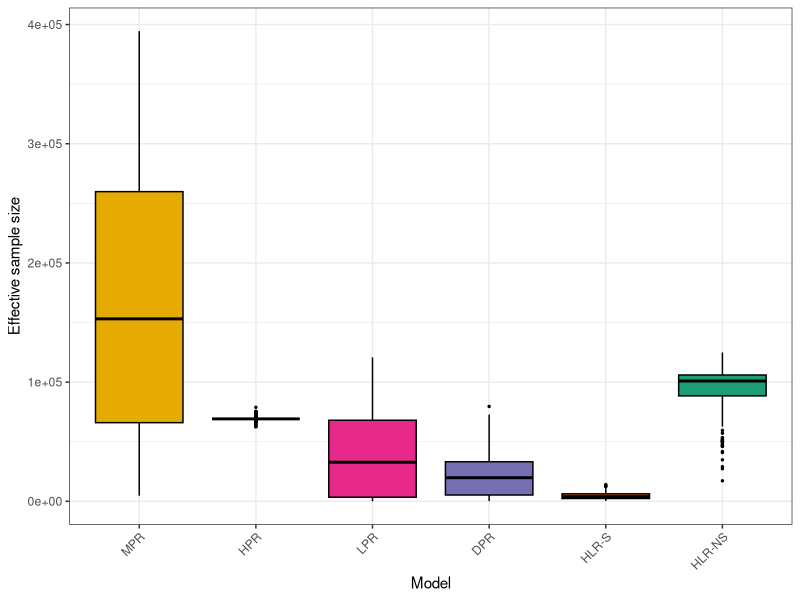
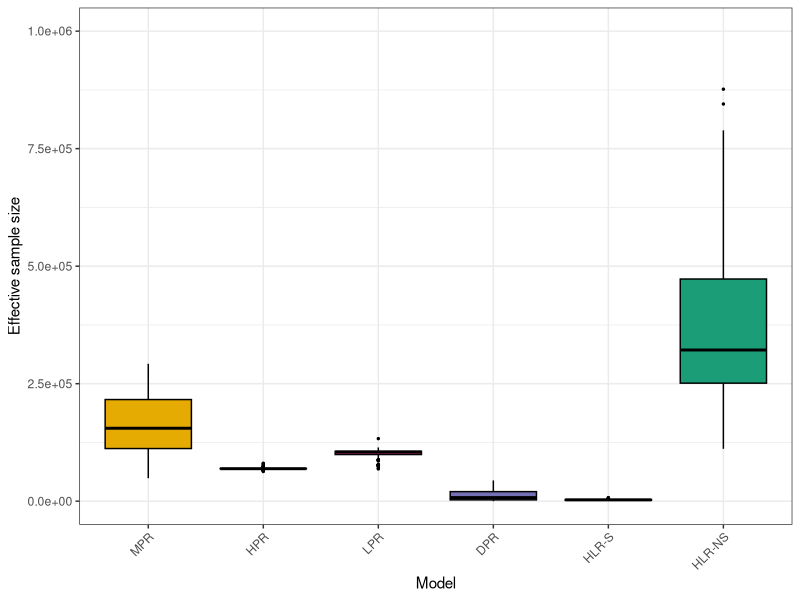
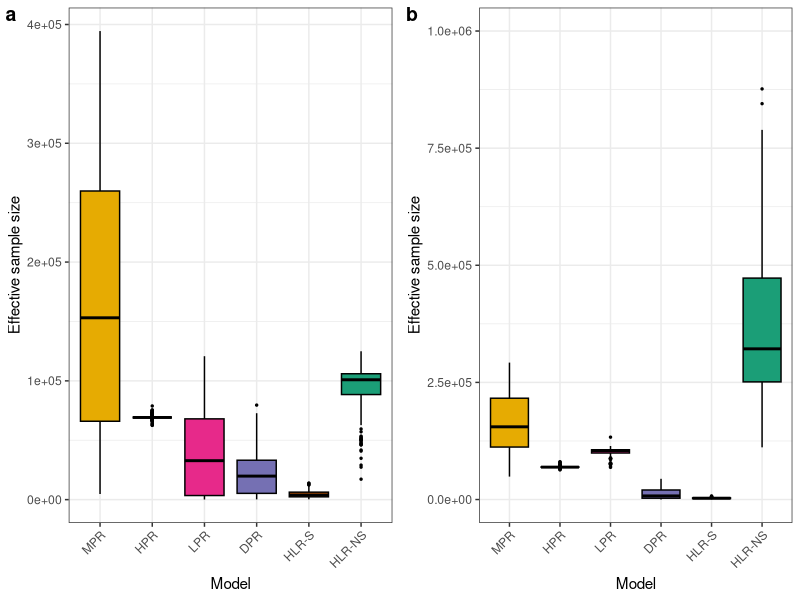
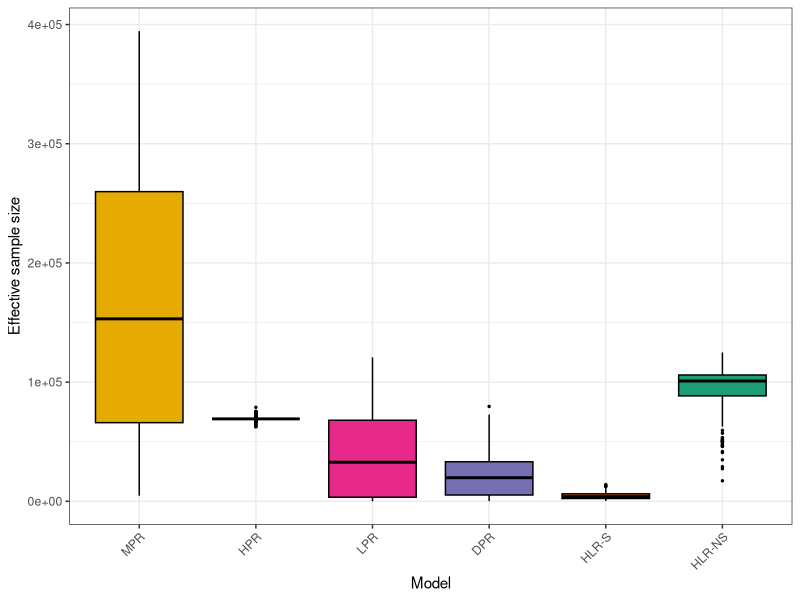
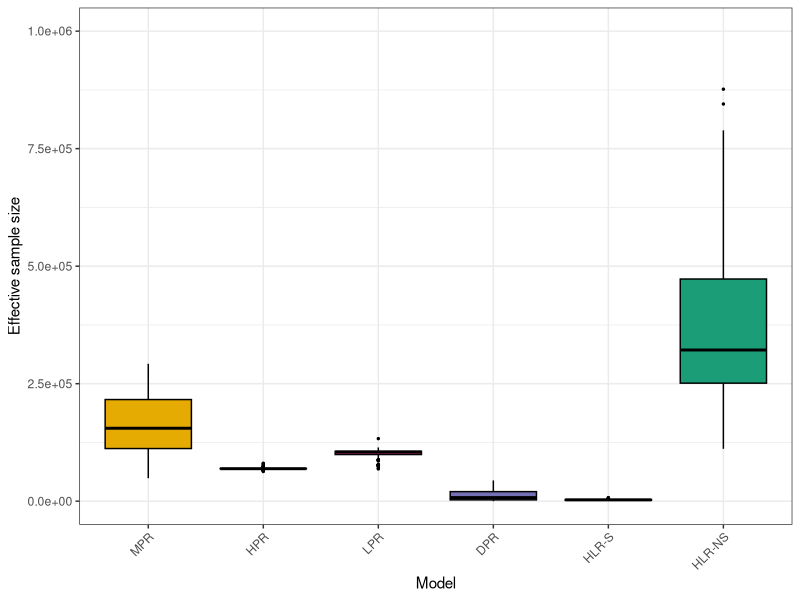
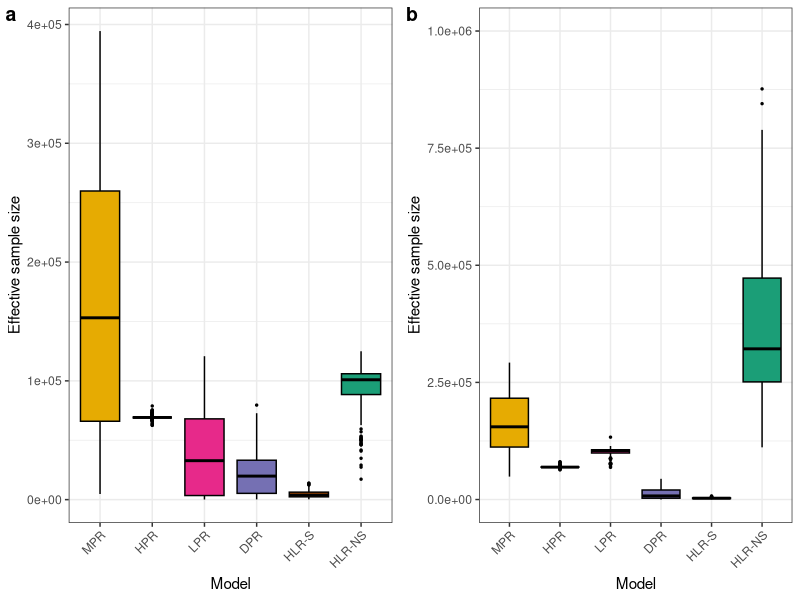

Write the R code that produced these figures, in order.
#####################
### Load Packages ###
#####################

library(ggplot2)
library(RColorBrewer)
library(cowplot)

#################
### Load Data ###
################

## BayesComm ----

BayesComm_ESS_Beta <- read.csv("ess_Mosquito_BayesComm.csv", header = TRUE)
BayesComm_ESS_Beta <- BayesComm_ESS_Beta[,-1]

BayesComm_ESS_Rho <- read.csv("essRho_Mosquito_BayesComm.csv", header = TRUE)
BayesComm_ESS_Rho <- BayesComm_ESS_Rho[,-1]

## boral ----

boral_ESS_Beta <- read.csv("ess_beta_Mosq_boral.csv", header = TRUE)
boral_ESS_Beta <- boral_ESS_Beta[,-1]

boral_ESS_Rho <- read.csv("ess_Rho_Mosq_boral.csv", header = TRUE)
boral_ESS_Rho <- boral_ESS_Rho[,-1]

## Clark ----

Clark_ESS_Beta <- read.csv("ess_Mosquito_Clark.csv", header = TRUE)
Clark_ESS_Beta <- Clark_ESS_Beta[,-1]

Clark_ESS_Rho <- read.csv("ess_Rho_Mosquito_Clark.csv", header = TRUE)
Clark_ESS_Rho <- Clark_ESS_Rho[,-1]

## Ovaskainen ----

Ov_ESS_Beta <- read.csv("ess_beta_Mosquito_Ov.csv", header = TRUE)
Ov_ESS_Beta <- Ov_ESS_Beta[,-1]

Ov_ESS_Rho <- read.csv("ess_rho_Mosquito_Ov.csv", header = TRUE)
Ov_ESS_Rho <- Ov_ESS_Rho[,-1]

## Ovaskainen NS ----

OvNS_ESS_Beta <- read.csv("ess_beta_Mosquito_OvNS.csv", header = TRUE)
OvNS_ESS_Beta <- OvNS_ESS_Beta[,-1]

OvNS_ESS_Rho <- read.csv("ess_rho_Mosquito_OvNS.csv", header = TRUE)
OvNS_ESS_Rho <- OvNS_ESS_Rho[,-1]

## Pollock ----

Pollock_ESS_Beta <- read.csv("ess_Mosquito_Pollock.csv", header = TRUE)
Pollock_ESS_Beta <- Pollock_ESS_Beta[,-1]

Pollock_ESS_Rho <- read.csv("ess_Rho_Mosquito_Pollock.csv", header = TRUE)
Pollock_ESS_Rho <- Pollock_ESS_Rho[,-1]

# ----

##########################
### Set Colour Palette ###
##########################

col_palette <- brewer.pal(6, "Dark2")

################
### ESS Beta ###
################

## Convert to vectors ----

BayesComm_ESS_Beta <- as.vector(unlist(BayesComm_ESS_Beta))
boral_ESS_Beta <- as.vector(unlist(boral_ESS_Beta))
Clark_ESS_Beta <- as.vector(unlist(Clark_ESS_Beta))
Ov_ESS_Beta <- as.vector(unlist(Ov_ESS_Beta))
OvNS_ESS_Beta <- as.vector(unlist(OvNS_ESS_Beta))
Pollock_ESS_Beta <- as.vector(unlist(Pollock_ESS_Beta))

## Create Data Frame ----

ESS_Beta <- data.frame(BayesComm = BayesComm_ESS_Beta,
                       boral = boral_ESS_Beta,
                       Clark = Clark_ESS_Beta,
                       Ovaskainen = Ov_ESS_Beta,
                       OvaskainenNS = OvNS_ESS_Beta,
                       Pollock = Pollock_ESS_Beta)

## Correct for processing time (to ESS per hour) ----

ESS_Beta$BayesComm <- ESS_Beta$BayesComm / (28.21/60/60)
ESS_Beta$boral <- ESS_Beta$boral / (298.1/60/60)
ESS_Beta$Clark <- ESS_Beta$Clark / (474.48/60/60)
ESS_Beta$Ovaskainen <- ESS_Beta$Ovaskainen / (830.157178/60/60)
ESS_Beta$OvaskainenNS <- ESS_Beta$OvaskainenNS / (135.884902/60/60)
ESS_Beta$Pollock <- ESS_Beta$Pollock / (8.67539/60)

## Convert to ggplot dataframe format ----

ESS_Beta_ggplot <- data.frame(ESS = c(ESS_Beta$BayesComm,
                                      ESS_Beta$Pollock,
                                      ESS_Beta$boral,
                                      ESS_Beta$Clark,
                                      ESS_Beta$Ovaskainen,
                                      ESS_Beta$OvaskainenNS),
                              Model = c(rep("MPR", length(ESS_Beta$BayesComm)),
                                        rep("HPR", length(ESS_Beta$Pollock)),
                                        rep("LPR", length(ESS_Beta$boral)),
                                        rep("DPR", length(ESS_Beta$Clark)),
                                        rep("HLR-S", length(ESS_Beta$Ovaskainen)),
                                        rep("HLR-NS", length(ESS_Beta$OvaskainenNS)))) 

ESS_Beta_ggplot$Model <- factor(ESS_Beta_ggplot$Model,
                                levels = c("MPR","HPR","LPR","DPR",
                                           "HLR-S","HLR-NS"))
## Barplot ----

essBeta <- ggplot(ESS_Beta_ggplot, aes(x = Model, y = ESS)) +
  geom_boxplot(aes(fill = Model), colour = "black",
               outlier.size = 0.5) +
  scale_fill_manual(values = rev(col_palette)) +
  theme_bw() +
  theme(legend.position = "none",
        axis.text.x = element_text(angle = 45, hjust = 1)) +
  labs(x = "Model",
       y = "Effective sample size") +
  scale_y_continuous(labels = function(x) format(x, scientific = TRUE))

essBeta

ggsave(filename = "ESS_Beta.pdf", width = 7, height = 7, units = "in")

# ----

###############
### ESS Rho ###
###############

## Convert to vectors ----

# BayesComm_ESS_Rho already in format 
boral_ESS_Rho <- boral_ESS_Rho[upper.tri(boral_ESS_Rho)]
Clark_ESS_Rho <- Clark_ESS_Rho[upper.tri(Clark_ESS_Rho)]
Ov_ESS_Rho <- Ov_ESS_Rho[upper.tri(Ov_ESS_Rho)]
OvNS_ESS_Rho <- OvNS_ESS_Rho[upper.tri(OvNS_ESS_Rho)]
Pollock_ESS_Rho <- Pollock_ESS_Rho[upper.tri(Pollock_ESS_Rho)]

## Create Data Frame ----

ESS_Rho <- data.frame(BayesComm = BayesComm_ESS_Rho,
                      boral = boral_ESS_Rho,
                      Clark = Clark_ESS_Rho,
                      Ovaskainen = Ov_ESS_Rho,
                      OvaskainenNS = OvNS_ESS_Rho,
                      Pollock = Pollock_ESS_Rho)

## Correct for processing time (to ESS per hour) ----

ESS_Rho$BayesComm <- ESS_Rho$BayesComm / (28.21/60/60)
ESS_Rho$boral <- ESS_Rho$boral / (298.1/60/60)
ESS_Rho$Clark <- ESS_Rho$Clark / (474.48/60/60)
ESS_Rho$Ovaskainen <- ESS_Rho$Ovaskainen / (830.157178/60/60)
ESS_Rho$OvaskainenNS <- ESS_Rho$OvaskainenNS / (135.884902/60/60)
ESS_Rho$Pollock <- ESS_Rho$Pollock / (8.67539/60)

## Convert to ggplot dataframe format ----

ESS_Rho_ggplot <- data.frame(ESS = c(ESS_Rho$BayesComm,
                                     ESS_Rho$Pollock,
                                     ESS_Rho$boral,
                                     ESS_Rho$Clark,
                                     ESS_Rho$Ovaskainen,
                                     ESS_Rho$OvaskainenNS),
                             Model = c(rep("MPR", length(ESS_Rho$BayesComm)),
                                       rep("HPR", length(ESS_Rho$Pollock)),
                                       rep("LPR", length(ESS_Rho$boral)),
                                       rep("DPR", length(ESS_Rho$Clark)),
                                       rep("HLR-S", length(ESS_Rho$Ovaskainen)),
                                       rep("HLR-NS", length(ESS_Rho$OvaskainenNS)))) 

ESS_Rho_ggplot$Model <- factor(ESS_Rho_ggplot$Model,
                               levels = c("MPR","HPR","LPR","DPR",
                                          "HLR-S","HLR-NS"))

## Barplot ----

essRho <- ggplot(ESS_Rho_ggplot, aes(x = Model, y = ESS)) +
  geom_boxplot(aes(fill = Model), colour = "black",
               outlier.size = 0.5) +
  scale_fill_manual(values = rev(col_palette)) +
  scale_y_continuous(limits = c(0, 1000000),
                     labels = function(x) format(x, scientific = TRUE)) +
  theme_bw() +
  theme(legend.position = "none",
        axis.text.x = element_text(angle = 45, hjust = 1)) +
  labs(x = "Model",
       y = "Effective sample size")

essRho

ggsave(filename = "ESS_Rho.pdf", width = 7, height = 7, units = "in")

# ----

## Both plots in one image

plot_grid(essBeta, essRho, align = "h", labels = "auto")
ggsave(filename = "essSideBySide.pdf", width = 8, height = 4, units = "in")

